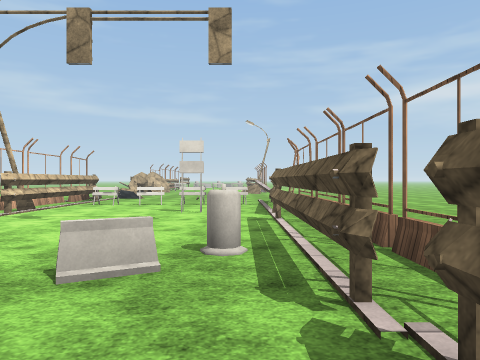
[1] (above)

16 first-person views from a walk through a 3-D level made in the Unity game engine. The camera is 1.4 m above the floor, looks level and sees 70° across. The floor is counted in squares, 2 m on a side. Each view is taken from the middle of a square. On the plan, view 1 faces up. The plan holds only what a view shows up to about 11 squares ahead; the rest is blank. The place goes on beyond the plan. The terrain is drawn as flat ground. Some animated figures are left out. Some surface patterns are stand-ins.

[2]
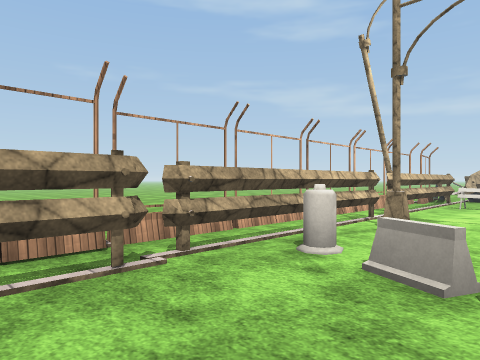

[3]
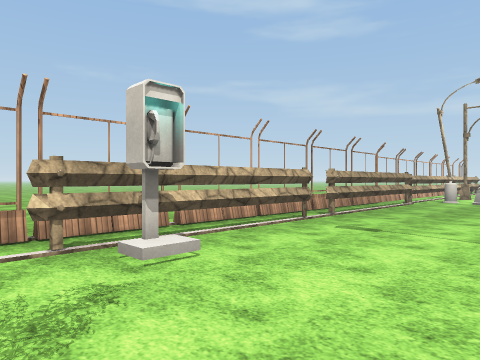

[4]
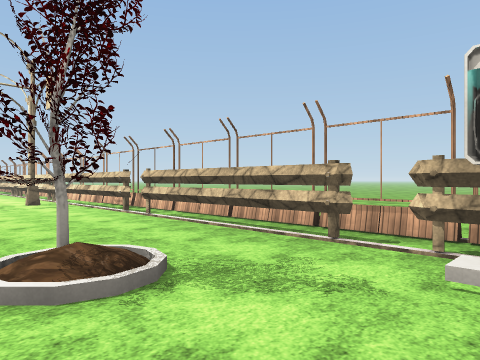

[5]
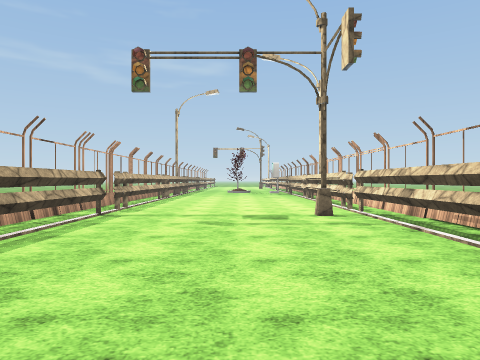

[6]
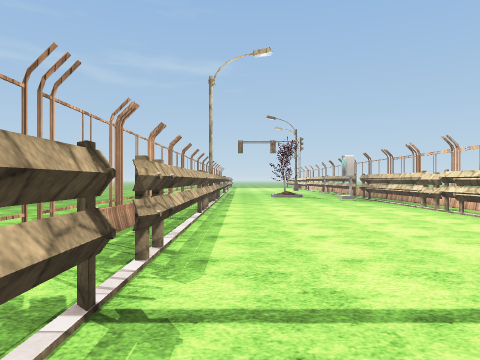

[7]
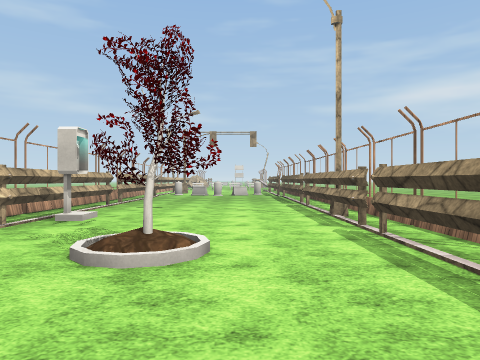

[8]
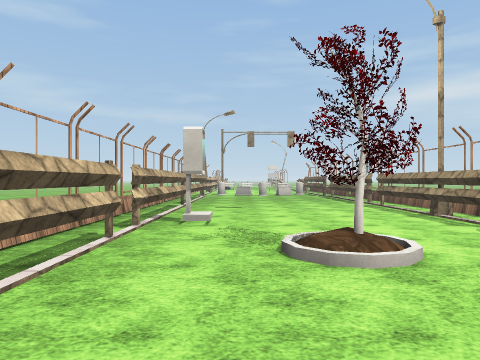

[9]
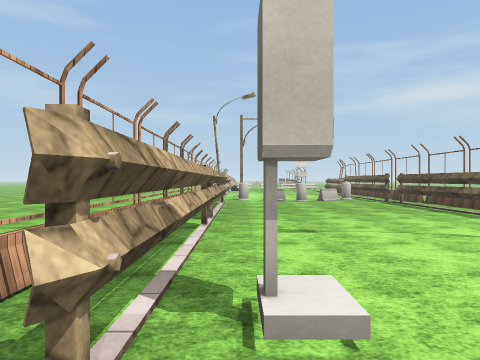

[10]
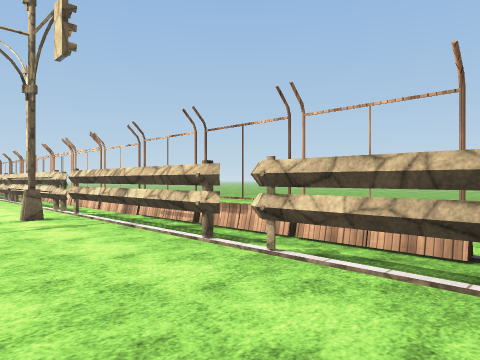

[11]
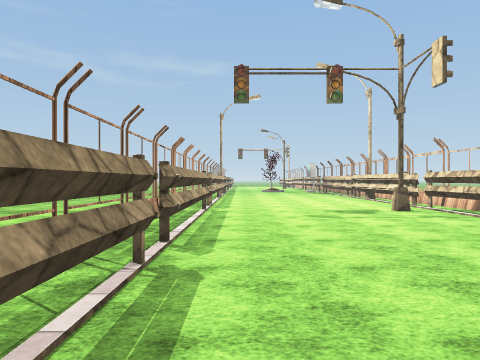

[12]
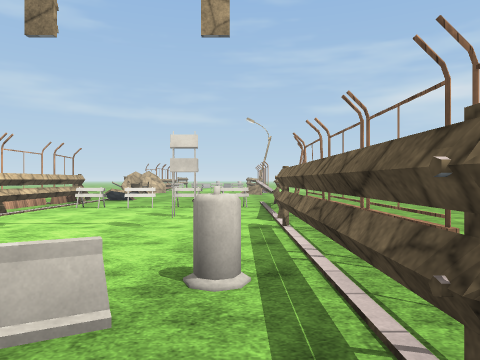

[13]
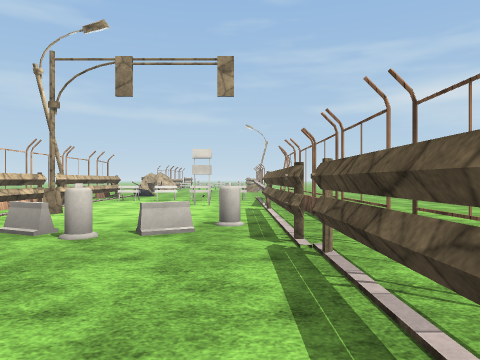

[14]
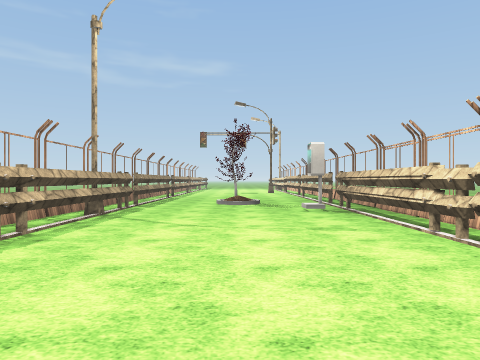

[15]
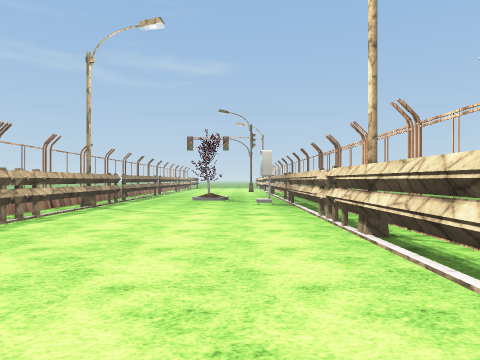

[16]
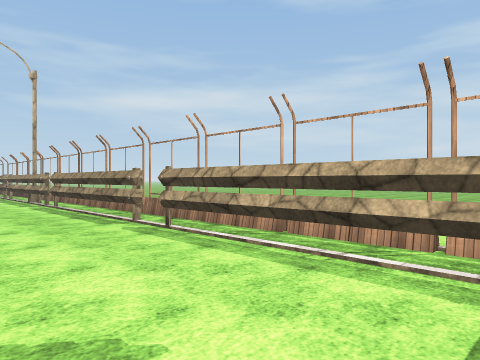

### Floor plan
Points are (right, up) in squares from view 1. A wall is a line through its corners. A room is listed if a view was taken in it or the views show most of it. See-through windows are left out.
Room 1 (views 1, 2, 3, 4, 5, 6, 7, 8, 9, 10, 11, 12, 13, 14, 15, 16)
walls: (-4.4, -9.4) (-4.4, -13.2); (0.7, -8) (0.7, -3.6); (-4.4, -13.9) (-4.4, -18.2); (-4.4, -3.7) (-4.4, -8.1); (0.7, -12.9) (0.7, -8.5); (0.7, -3) (0.7, 1.4); (-4.4, -18.7) (-4.4, -26.5); (0.7, -18) (0.7, -13.6); (-4.4, 1.4) (-4.4, -3); (0.7, 1.7) (0.7, 6.1); (0.5, 1.8) (0.5, 4); (-4.4, 6.1) (-4.4, 1.8); (-4.6, 6.1) (-4.6, 1.8); (0.7, -26.5) (0.7, -18.8); (-4.4, 10.5) (-4.4, 6.8); (-4.6, 10.5) (-4.6, 6.8)
objects: fence (-6, 3); fence (-6, 4) to (-6, 5); fence (-6, 7); fence (-6, 9) to (-6, 10); fence (-5, -26); fence (-5, -25); fence (-5, -24) to (-5, -23); fence (-5, -22); fence (-5, -21); fence (-5, -20); fence (-5, -19) to (-5, -18); fence (-5, -17) to (-5, -16); fence (-5, -15) to (-5, -14); fence (-5, -13) to (-5, -12); fence (-5, -11) to (-5, -10); fence (-5, -9) to (-5, -8); fence (-5, -7) to (-5, -6); fence (-5, -5); fence (-5, -4) to (-5, -3); fence (-5, -2) to (-5, -1); fence (-5, 0) to (-5, 1); phone (-4, -7); other object (-4, 3); other object (-4, 10); other object (-3, 3); other object (-3, 10); other object (-2, -10); other object (-2, 2); other object (-2, 10) to (-1, 10); other object (-1, 3); other object (0, 3); other object (0, 10)

Where each view was taken, in squares from view 1:
view 1: 0 up, 0 right, facing up
view 2: 0 up, 2 left, facing up-left
view 3: 9 down, 1 left, facing up-left
view 4: 7 down, 1 left, facing down-left
view 5: 11 down, 2 left, facing down
view 6: 16 down, 0 right, facing down
view 7: 13 down, 1 left, facing up
view 8: 13 down, 3 left, facing up
view 9: 9 down, 4 left, facing up
view 10: 11 down, 2 left, facing down-left
view 11: 10 down, 0 right, facing down
view 12: 1 up, 0 right, facing up
view 13: 2 down, 0 right, facing up
view 14: 20 down, 2 left, facing down
view 15: 18 down, 3 left, facing down
view 16: 18 down, 2 left, facing up-right
